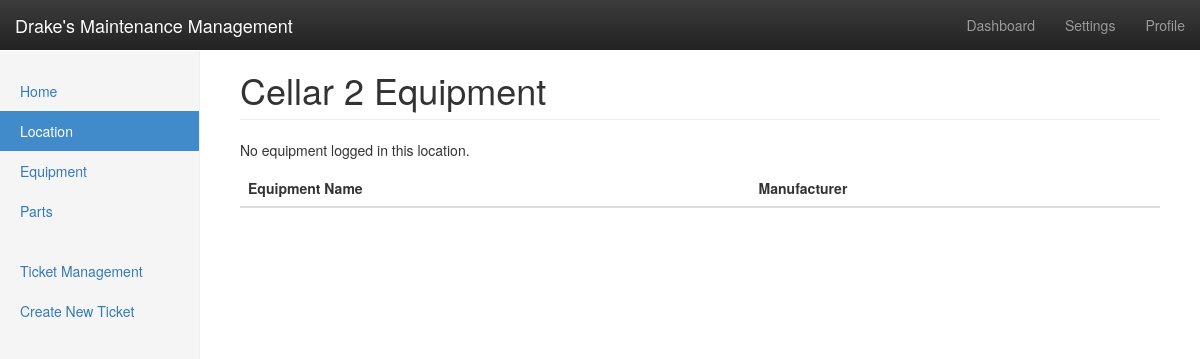
The page /equipment/C2/ on the database as committed earlier.
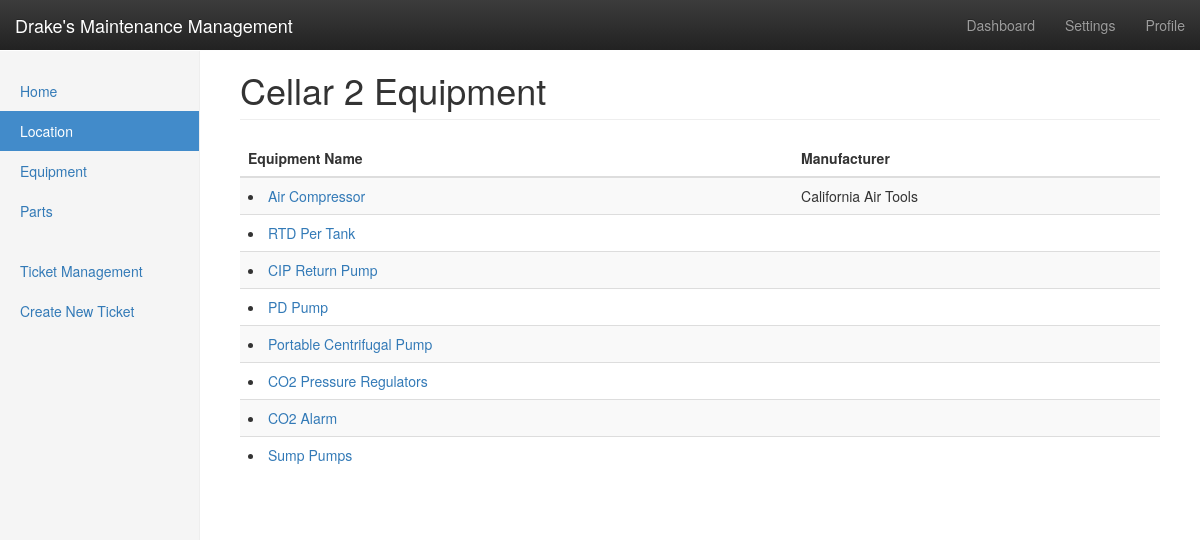
The same page on the database as committed later.
### equipment/models.py (models this page shows, shortened)
class Equipment(models.Model):
	equipment_name = models.CharField(max_length = 100)
	location = models.ForeignKey(Location, on_delete=models.CASCADE)
	manufacturer = models.CharField(max_length=50, blank = True)
	serial_no = models.CharField(max_length=50, blank = True)
	purchase_date = models.DateField(blank = True, null = True)
	supplier = models.CharField(max_length=50, blank = True)
	service_contact = models.TextField(blank=True)

### equipment/views.py (the view)
# urls.py: path('<str:location_id>/', views.location, name = 'location'),
def location(request, location_id):
	loc = get_object_or_404(Location, pk = location_id)
	equipment_list = list(Equipment.objects.filter(location = loc.location_id))
	context = {'location': loc, 'equipments': equipment_list}
	return render(request, 'equipment/location_detail.html', context)

### equipment/templates/equipment/location_detail.html (shortened to what this page needs)
<!DOCTYPE html>
{% load staticfiles %}
<html lang="en">
  <head>
    <link rel="stylesheet" href="//maxcdn.bootstrapcdn.com/bootstrap/3.2.0/css/bootstrap.min.css">
    <link rel="stylesheet" href="//maxcdn.bootstrapcdn.com/bootstrap/3.2.0/css/bootstrap-theme.min.css">
    <link href="{% static 'dashboard.css' %}" rel="stylesheet">
  </head>
  <body>
    <nav class="navbar navbar-inverse navbar-fixed-top">
      <div class="container-fluid">
        <div class="navbar-header">
          <a class="navbar-brand" href="#">Drake's Maintenance Management</a>
        </div>
        <div id="navbar" class="navbar-collapse collapse">
          <ul class="nav navbar-nav navbar-right">
            <li><a href="#">Dashboard</a></li>
            <li><a href="#">Settings</a></li>
            <li><a href="#">Profile</a></li>
          </ul>
        </div>
      </div>
    </nav>
    <div class="container-fluid">
      <div class="row">
        <div class="col-sm-3 col-md-2 sidebar">
          <ul class="nav nav-sidebar">
            <li><a href="#">Home</a></li>
            <li class="active"><a href="{% url 'equipment:location_list' %}">Location <span class="sr-only">(current)</span></a></li>
            <li><a href="#">Equipment</a></li>
            <li><a href="#">Parts</a></li>
          </ul>
          <ul class="nav nav-sidebar">
            <li><a href="">Ticket Management</a></li>
            <li><a href="">Create New Ticket</a></li>
          </ul>
        </div>
        <div class="col-sm-9 col-sm-offset-3 col-md-10 col-md-offset-2 main">
          <h1 class="page-header">{{location.location_name}} Equipment</h1>
          <div class="table-responsive">
            <table class="table table-striped">
              <thead>
                <tr>
                  <th>Equipment Name</th>
                  <th>Manufacturer</th>
                </tr>
              </thead>
              <tbody>
              {% if equipments %}
                {% for equip in equipments %}
                  <tr>
                      <td><li><a href="{% url 'equipment:info' location_id=location.location_id pk=equip.id %}">{{equip.equipment_name}}</a></li></td>
                      <td>{{equip.manufacturer}}</td>
                  </tr>
                {% endfor %}
              {% else %}
                <p>No equipment logged in this location.</p>
              {% endif %}
              </tbody>
            </table>
          </div>
        </div>
      </div>
    </div>
  </body>
</html>

Rows that differ between the two databases and show on the page:
added Equipment: equipment_name "Air Compressor", manufacturer "California Air Tools"
added Equipment: equipment_name "RTD Per Tank"
added Equipment: equipment_name "CIP Return Pump"
added Equipment: equipment_name "PD Pump"
added Equipment: equipment_name "Portable Centrifugal Pump"
added Equipment: equipment_name "CO2 Pressure Regulators"
added Equipment: equipment_name "CO2 Alarm"
added Equipment: equipment_name "Sump Pumps"
Other text that changed with them:
text no longer shown: "No equipment logged in this location."
